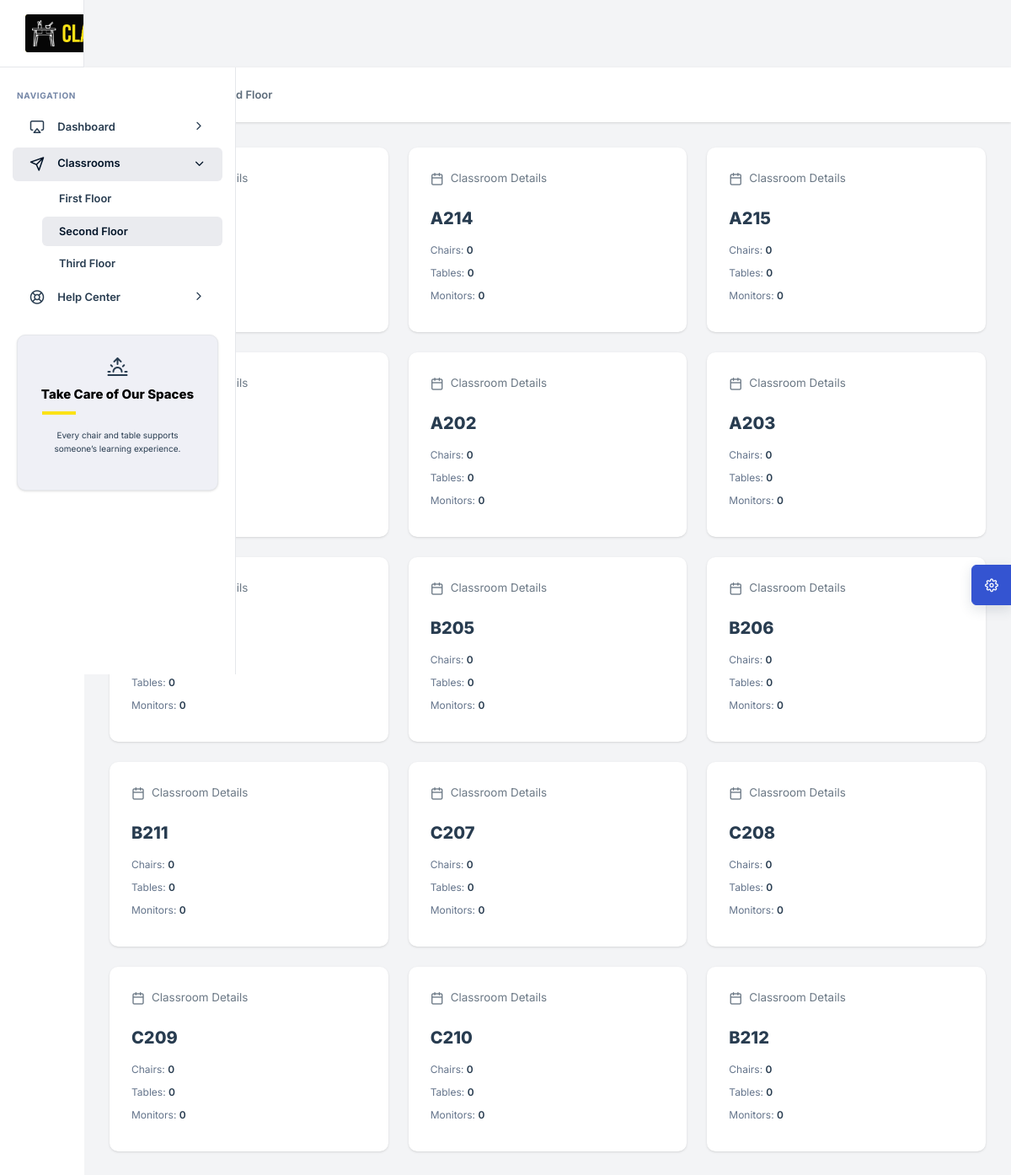
Page /second_floor on the committed database.
### models.py (models this page shows, shortened)
class Classroom(db.Model):
    __tablename__ = 'classrooms'
    class_name = db.Column(db.String(30), primary_key = True)
    floor = db.Column(db.Integer)
    furniture = db.relationship('Furniture', backref = 'classrooms', lazy = True)

### app.py (the view)
@app.route("/second_floor", methods=["GET"])
def get_second_floor():
    second_floor_rooms = Classroom.query.filter_by(floor="2").all()
    user_id = session.get("user_id")
    current_user = db.session.execute(
        text("SELECT id, username, user_role FROM users WHERE id = :id"),
        {"id": user_id}
    ).fetchone()
    results = (
    db.session.query(
        Classroom.class_name,
        func.sum(
            case((func.lower(Furniture.furniture_type) == "chair", 1), else_=0)
        ).label("chairs"),
        func.sum(
            case((func.lower(Furniture.furniture_type) == "table", 1), else_=0)
        ).label("tables"),
        func.sum(
            case((func.lower(Furniture.furniture_type) == "monitor", 1), else_=0)
        ).label("monitors"),
    )
    .outerjoin(Furniture, Furniture.current_room == Classroom.class_name)
    .filter(Classroom.floor == '2')
    .group_by(Classroom.class_name)
    .all()
    )
    furniture_counts = {r.class_name: r for r in results}
    return render_template(
        "second_floor.html",
        rooms=second_floor_rooms,
        furniture_counts=furniture_counts,
        current_user = current_user
    )

### templates/second_floor.html
{% extends "index.html" %}
{% block content %}
<div class="nxl-content">
    <div class="page-header">
        <div class="page-header-left d-flex align-items-center">
            <div class="page-header-title">
                <h5 class="m-b-10">Classrooms</h5>
            </div>
            <ul class="breadcrumb">
                <li class="breadcrumb-item">
                    <a href="#">Second Floor</a>
                </li>
            </ul>
        </div>
    </div>
    <div class="main-content">
        <div class="row">
            {% for room in rooms %}
              {% set counts = furniture_counts.get(room.class_name) %}
            <div class="col-lg-4 col-md-6">
                <div class="card stretch stretch-full">
                    <div class="card-body">
                        <div class="hstack justify-content-between">
                            <div>
                                <div class="hstack gap-2 mb-4">
                                    <i class="feather-calendar"></i>
                                    <span>Classroom Details</span>
                                </div>
                                <h4 class="fw-bolder mb-3">
                                    {{ room.class_name }}
                                </h4>
                                <p class="fs-12 text-muted mb-2">
                                    Chairs:
                                    <span class="fw-semibold text-dark">{{ counts.chairs if counts else 0}}</span>
                                </p>
                                <p class="fs-12 text-muted mb-2">
                                    Tables:
                                    <span class="fw-semibold text-dark">{{ counts.tables if counts else 0}}</span>
                                </p>
                                <p class="fs-12 text-muted mb-2">
                                    Monitors:
                                    <span class="fw-semibold text-dark">{{ counts.monitors if counts else 0}}</span>
                                </p>
                            </div>
                        </div>
                    </div>
                </div>
            </div>
            {% endfor %}
        </div>
    </div>
</div>
{% endblock %}

### rows in the picture
Classroom: class_name "A214", chairs "0", tables "0", monitors "0"
Classroom: class_name "A215", chairs "0", tables "0", monitors "0"
Classroom: class_name "A202", chairs "0", tables "0", monitors "0"
Classroom: class_name "A203", chairs "0", tables "0", monitors "0"
Classroom: tables "0", monitors "0"
Classroom: class_name "B205", chairs "0", tables "0", monitors "0"
Classroom: class_name "B206", chairs "0", tables "0", monitors "0"
Classroom: class_name "B211", chairs "0", tables "0", monitors "0"
Classroom: class_name "C207", chairs "0", tables "0", monitors "0"
Classroom: class_name "C208", chairs "0", tables "0", monitors "0"
Classroom: class_name "C209", chairs "0", tables "0", monitors "0"
Classroom: class_name "C210", chairs "0", tables "0", monitors "0"
Classroom: class_name "B212", chairs "0", tables "0", monitors "0"
